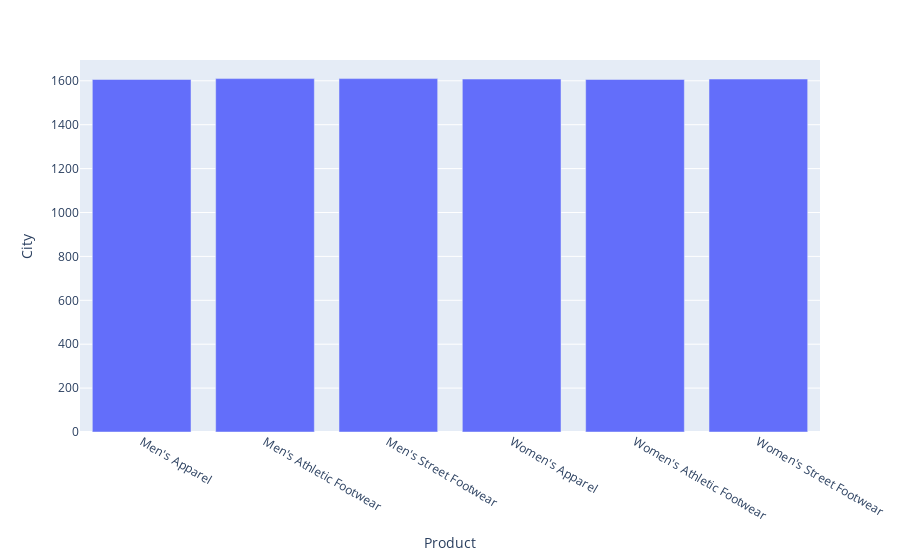

Notebook source saved alongside this figure:
### Code cell
px.bar(df_product, x = "Product", y = "City")

### Figure 1 — Plotly figure (JSON) as saved in the notebook; plotly's stock layout.template omitted (floating-point values rounded to 4 significant figures)
{"data": [{"alignmentgroup": "True", "hovertemplate": "Product=%{x}<br>City=%{y}<extra></extra>", "legendgroup": "", "marker": {"color": "#636efa", "pattern": {"shape": ""}}, "name": "", "offsetgroup": "", "orientation": "v", "showlegend": false, "textposition": "auto", "type": "bar", "x": ["Men's Apparel", "Men's Athletic Footwear", "Men's Street Footwear", "Women's Apparel", "Women's Athletic Footwear", "Women's Street Footwear"], "xaxis": "x", "y": [1606, 1610, 1610, 1608, 1606, 1608], "yaxis": "y"}], "layout": {"barmode": "relative", "legend": {"tracegroupgap": 0}, "margin": {"t": 60}, "xaxis": {"anchor": "y", "domain": [0, 1], "title": {"text": "Product"}}, "yaxis": {"anchor": "x", "domain": [0, 1], "title": {"text": "City"}}}}
